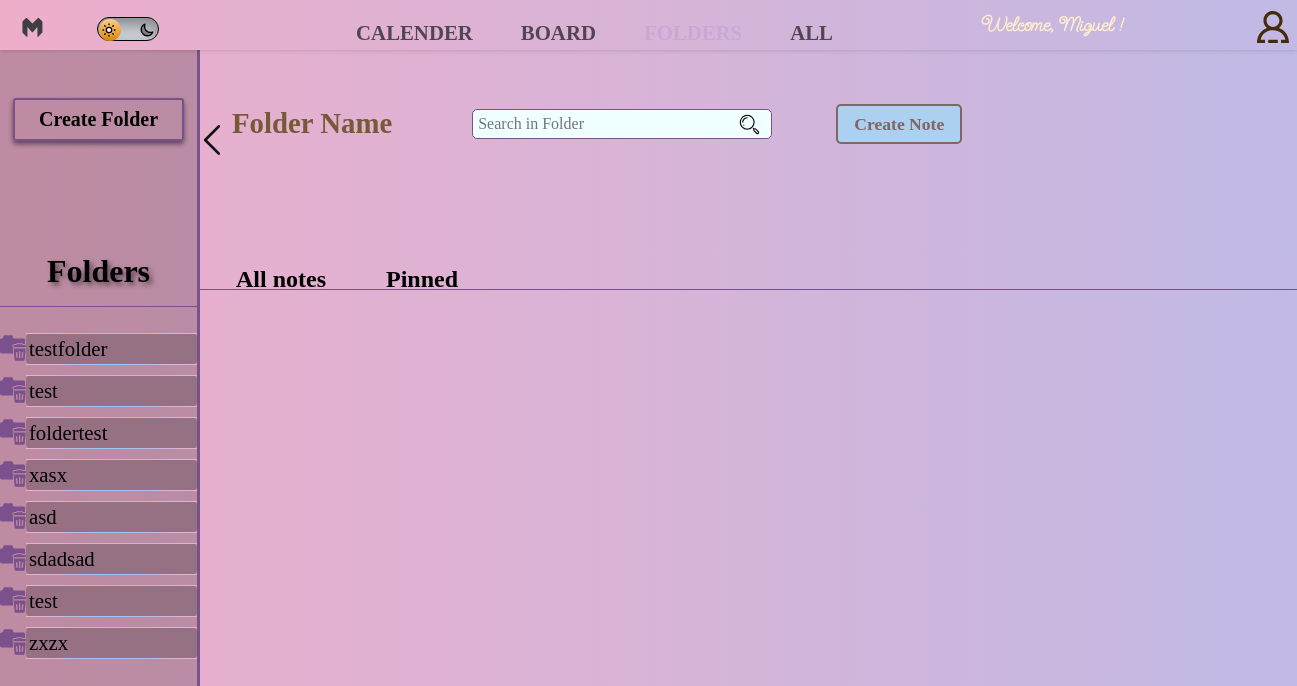
/folders (signed in), run on the app's committed database.
### firstapp/models.py (models this page shows)
class Folder(models.Model):
    user = models.ForeignKey(User, related_name='folders', on_delete=models.CASCADE)
    name = models.CharField(max_length=200)
    created = models.DateTimeField(auto_now_add=True)
    def __str__(self):
        return self.name

### firstapp/views.py (the view)
# urls.py: path('folders',views.folders, name='folders'),
@login_required(login_url='accounts:login')
def folders(request):
    folders = request.user.folders.all()
    context = {'folders':folders}
    return render(request, 'firstapp/folders.html',context)

### firstapp/templates/firstapp/folders.html (shortened to what this page needs)
{% extends './home.html' %}
{% block content %}
    <div class="folders-board-container">
        <div class="folders-container">
            <button class="create-folder-button" onclick="openModal(document.querySelector('.create-folder-modal'))">Create Folder</button>
            <h2>Folders</h2>
            <div class="folder-board">
                {% for folder in folders %}
                <div class="folder-container" data-folder-id="{{folder.id}}">
                    <svg class="folder-delete" onclick="openDeleteFolderModal('{{folder.id}}','{{folder.name}}',document.querySelector('.delete-folder-modal'),this)" version="1.1" id="Capa_1" xmlns="http://www.w3.org/2000/svg" xmlns:xlink="http://www.w3.org/1999/xlink"
                        viewBox="0 0 481.697 481.697" xml:space="preserve">
                        <g>
                            <path d="M256.641,239.374c-14.043-5.188-24.129-18.598-24.129-34.422c0-20.301,16.5-36.801,36.801-36.801h25.5
                                c6.477-9.172,17.18-15.051,28.855-15.051h83.012c11.68,0,22.379,5.879,28.871,15.051h25.5c1.387,0,2.711,0.254,4.066,0.41v-8.117
                                v-0.016V92.311c0-14.891-12.055-26.965-26.949-26.965H273.535c-17.051,0-30.859-13.82-30.859-30.859v-2.852
                                c0-14.895-12.07-26.965-26.98-26.965H87.609c-14.859,0-26.949,12.07-26.949,26.965v6.761c0,14.885-12.066,26.95-26.95,26.95h-6.761
                                C12.055,65.347,0,77.421,0,92.311V308.39c0,17.902,14.5,32.402,32.371,32.402h71.094h34.563h106.855l-6.035-67.832
                                c-0.836-9.836,2.488-19.641,9.172-26.969C250.527,243.28,253.488,241.171,256.641,239.374z"/>
                            <path d="M456.309,250.692H274.071c-5.39,0-10.528,2.27-14.184,6.24c-3.625,3.973-5.423,9.3-4.966,14.657l16.706,187.926
                                c0.867,9.914,9.173,17.511,19.118,17.511h148.871c9.945,0,18.235-7.597,19.133-17.511l16.675-187.926
                                c0.489-5.357-1.323-10.684-4.965-14.657C466.836,252.962,461.683,250.692,456.309,250.692z M316.357,426.861
                                c-0.331,0.016-0.631,0.03-0.93,0.03c-6.273,0-11.584-4.838-12.041-11.189l-6.525-85.736c-0.505-6.651,4.475-12.467,11.159-12.971
                                c0.315-0.032,0.629-0.032,0.945-0.032c6.271,0,11.552,4.838,12.025,11.19l6.492,85.72
                                C328.004,420.541,323.007,426.356,316.357,426.861z M377.081,420.32c0,6.683-5.423,12.088-12.088,12.088
                                c-6.683,0-12.104-5.405-12.104-12.088V307.413c0-6.682,5.422-12.103,12.104-12.103c6.665,0,12.088,5.422,12.088,12.103V420.32z
                                    M426.994,415.703c-0.488,6.351-5.784,11.189-12.057,11.189c-0.314,0-0.615-0.015-0.93-0.03
                                c-6.668-0.505-11.647-6.32-11.145-12.987l6.495-85.72c0.473-6.336,5.784-11.19,12.024-11.19c0.331,0,0.646,0,0.977,0.032
                                c6.652,0.504,11.631,6.319,11.127,12.971L426.994,415.703z"/>
                            <path d="M461.051,184.294h-35.648c-1.893-8.59-9.552-15.052-18.723-15.052h-83.012c-9.173,0-16.815,6.462-18.707,15.052h-35.65
                                c-11.426,0-20.66,9.252-20.66,20.662c0,11.41,9.234,20.662,20.66,20.662h191.74c11.41,0,20.646-9.252,20.646-20.662
                                C481.697,193.546,472.461,184.294,461.051,184.294z"/>
                        </g>
                    </svg>
                    <a class="folder-link" onclick="openFolder(`{{folder.id}}`)" data-folder-id="{{ folder.id }}">{{ folder.name }}</a>
                </div>
                {% endfor %}
            </div>
        </div>
        <div class="details-board-container">
            <div class="folder-details-container">
                <div class="folder-name-search">
                    <h2 class="folder-name">Folder Name</h2>
                    <input
                    class="folder-search-input"
                    type="text"
                    name="search"
                    id="search"
                    placeholder="Search in Folder"
                    >
                </div>
                <button type="button" onclick='openNote()' class="create-note-button-folder">
                    Create Note
                </button>
        </div>
        <div class="folder-notes-board">
            <div class="folder-notes-header">
                <h2 onclick="switchFolderNotes(1)">All notes</h2>
                <h2 onclick="switchFolderNotes(2)">Pinned</h2>
            </div>
        </div>
    </div>
{% endblock %}

### firstapp/templates/firstapp/navbar.html (shortened to what this page needs)
<nav class="navbar">
    <div class="first-nav-container">
        <a href="#"></a>
        <label class='dark-mode' for="dark-mode">
        </label>
    </div>
    <div class="menu-container">
        <a class='menu-links' href="#">CALENDER</a>
        <a class='menu-links' href="{% url '' %}">BOARD</a>
        <a class='menu-links' href="{% url 'folders' %}">FOLDERS</a>
        <a class='menu-links' href="#">ALL</a>
    </div>
    <div class="greeting">
        <p>Welcome, {{user.username}} !</p>
    </div>
    <div class="profile-container">
    </div>
</nav>

### static/styles/dashboard.css (style rules this page uses)
.search-icon { height: 2rem; width: 2rem; fill: #100808; cursor: pointer; transition: 250ms; position:absolute; bottom:3px; right:-40px; }

### static/styles/navbar.css (style rules this page uses)
:root { --white-color: rgb(198, 203, 211); --blue-color: rgb(74, 131, 142); --brown-color: rgb(156, 130, 91); --dark-brown-color: rgb(65, 44, 13); --black-color: rgb(0, 0, 0); --lilac-color: rgb(200, 168, 213); --dark-lilac-color: rgb(123, 81, 141); --background-gradient-light: linear-gradient(90deg, rgba(238,174,202,1) 0%, rgba(147,197,255,1) 50%, rgba(238,174,202,1) 100%);; --background-gradient-dark: linear-gradient(90deg, rgba(14,5,19,1) 0%, rgba(32,10,47,1) 30%, rgba(44,0,71,1) 50%, rgba(36,11,51,1) 70%, rgba(5,1,6,1) 100%); }
* { box-sizing: border-box; }
body { margin: 0; height: auto; background-image: var(--background-gradient-light); background-size:400%; background-position: left; overflow-y:scroll; overflow-x: hidden; animation: background-gradient 20s ease infinite alternate; }
.navbar { position: sticky; width: 100%; height: 50px; background: transparent; display: flex; justify-content: space-between; align-items: center; box-shadow: 0 0 5px 0 rgba(0, 0, 0, 0.2); z-index: 2; }
.first-nav-container { display: flex; align-items: center; height: 100%; }
.logo { height:3vh; width:5vw; margin-right: 2em; margin-top: 0.5rem; transition: 250ms; fill: rgb(63, 63, 66); }
.dark-mode { height: 48%; width:62px; border: 1px solid black; border-radius: 30px; background-color: var(--white-color); position: relative; cursor: pointer; margin-right: 2em; margin-top: 0.5rem; transition: 250ms; box-shadow: inset 0 5px 15px 0 rgba(0, 0, 0, 0.4), inset 0px -5px 15px rgba(255, 255, 255, 0.4); display: block; }
.dark-mode::after { content: ""; position: absolute; width: 1.4rem; height: 1.4rem; border-radius: 50%; background: linear-gradient(180deg, #ffcc89 0%, #d8860b 100%); top: 1px; left: 1px; transition: 250ms; }
.dark-mode svg { position: absolute; width: 1rem; height: 1rem; z-index: 1; }
.dark-mode svg.sun { left:5%; top:17%; fill:#fff; transition: 0.3s; }
.dark-mode svg.moon { left:69%; top:16%; fill:#7e7e7e; transition: 0.3s; stroke:none; }
.menu-container { position: absolute; display:flex; flex-direction:column; top: 50px; width:100%; overflow: hidden; max-height: 0; transition: max-height 800ms ease-in-out; background-color: rgb(139, 72, 149); box-shadow: 0px 0px 10px 0 rgba(0, 0, 0, 0.5); color: var(--dark-brown-color); font-weight: 700; z-index: 1000; }
.menu-links { text-align: center; transition: 250ms; cursor: pointer; width:100%; margin: 1rem; text-decoration: none; }
.menu-links:hover, .menu-links.active { color: var(--lilac-color); }
.menu-container:not(.opened) { transition: max-height 800ms ease-in-out; }
.greeting { display:none; font-size:20px; font-weight:800; color:blanchedalmond; font-family: 'flowers'; }
@media only screen and (min-width: 850px) { .greeting { display:inline-block; } }
@media only screen and (min-width: 700px) { .menu-container { position: relative; top:0; display:flex; width: auto; overflow: revert; flex-direction: row; align-items: center; background-color: transparent; } }
@media only screen and (min-width: 700px) { .menu-links { position: relative; width:auto; border: 0; margin-top:2rem; margin-left: 2rem; margin-right:1rem; color: rgb(82, 69, 82); font-weight: 700; font-size:1.3rem; background-image: linear-gradient(90deg, rgb(211, 136, 214),rgb(246, 28, 228)); background-size: 0% 3px; background-repeat: no-repeat; background-position: left bottom; background-color: transparent; transition: 250ms; cursor: pointer; } }
.profile-icon { margin-right: .5em; margin-top: .5rem; transition: 250ms; fill: var(--dark-brown-color); width:2rem; height:2rem; }

### data on the page
Folder: name "testfolder"
Folder: name "test"
Folder: name "foldertest"
Folder: name "xasx"
Folder: name "asd"
Folder: name "sdadsad"
Folder: name "test"
Folder: name "zxzx"

### other printed values
{{ user.username }} "Miguel"
